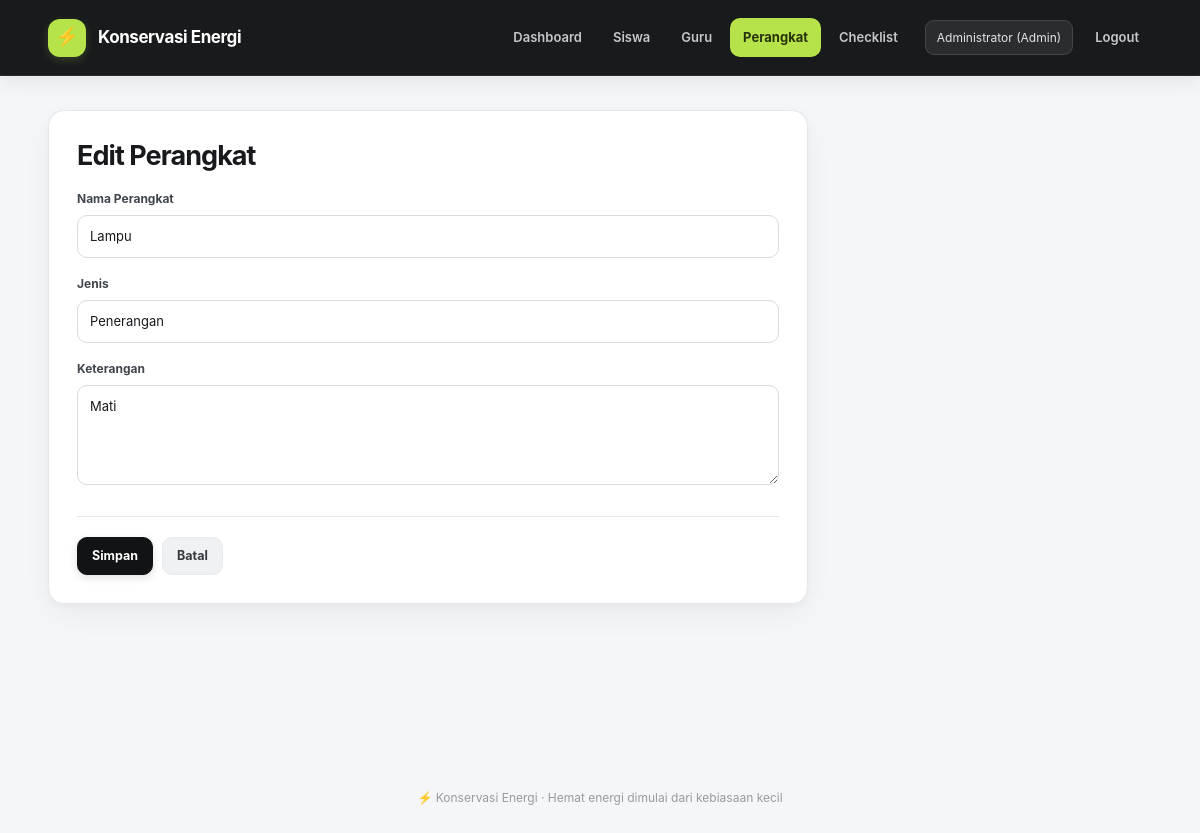
/perangkat_edit.php?id=1 (signed in), run on the app's committed database.
### tables this page shows
CREATE TABLE `perangkat` (
  `id_perangkat` int(11) NOT NULL,
  `nama_perangkat` varchar(100) NOT NULL,
  `jenis` varchar(50) NOT NULL,
  `keterangan` text NOT NULL
);

### auth.php (called while the page is built, shortened)
<?php
function e($s) { return htmlspecialchars((string)$s, ENT_QUOTES, 'UTF-8'); }
function can($perm) {
    static $map = [
        'siswa.view'       => ['Admin'],
        'siswa.add'        => ['Admin'],
        'siswa.edit'       => ['Admin'],
        'siswa.delete'     => ['Admin'],
        'guru.view'        => ['Admin'],
        'guru.add'         => ['Admin'],
        'guru.edit'        => ['Admin'],
        'guru.delete'      => ['Admin'],
        'perangkat.view'   => ['Admin'],
        'perangkat.add'    => ['Admin'],
        'perangkat.edit'   => ['Admin'],
        'perangkat.delete' => ['Admin'],
        'checklist.view'   => ['Admin', 'Guru', 'Siswa'],
        'checklist.add'    => ['Admin', 'Guru', 'Siswa'],
        'checklist.export' => ['Admin', 'Guru'],
        'checklist.delete' => ['Admin'],
    ];
    return in_array($_SESSION['level'] ?? '', $map[$perm] ?? [], true);
}
function require_can($perm) {
    if (can($perm)) return;
    include __DIR__ . '/includes/header.php';
    include __DIR__ . '/includes/footer.php';
    exit;
}

### perangkat_edit.php (the view, shortened to what this page needs)
<?php
require 'auth.php';
$id = (int)($_GET['id'] ?? 0);
$q = mysqli_prepare($conn, "SELECT * FROM perangkat WHERE id_perangkat=?");
mysqli_stmt_bind_param($q, "i", $id); mysqli_stmt_execute($q);
$r = mysqli_fetch_assoc(mysqli_stmt_get_result($q));
include 'includes/header.php';
?>
<div class="form-card"><h2>Edit Perangkat</h2>
<form method="post"><?= csrf_field() ?>
    <label>Nama Perangkat</label><input name="nama_perangkat" value="<?= e($r['nama_perangkat']) ?>" required>
    <label>Jenis</label><input name="jenis" value="<?= e($r['jenis']) ?>" required>
    <label>Keterangan</label><textarea name="keterangan" required><?= e($r['keterangan']) ?></textarea>
    <div class="actions"><button class="btn primary" name="simpan">Simpan</button><a class="btn secondary" href="perangkat.php">Batal</a></div>
</form></div>
<?php include 'includes/footer.php'; ?>

### assets/style.css (style rules this page uses)
:root { color-scheme:light;--ink:#17191c;--muted:#747982;--bg:#f5f6f7;--surface:#fff;--line:#e6e8eb;--line-strong:#d7dbe0;--black:#111315;--accent:#b7e34a;--accent-ink:#26320b;--green:#27845d;--green-soft:#e9f6ef;--red:#c94a55;--red-soft:#fff0f1;--radius:16px;--shadow:0 2px 8px rgba(17,19,21,.035),0 12px 30px rgba(17,19,21,.045);--shadow-hover:0 8px 24px rgba(17,19,21,.09) }
* { box-sizing:border-box }
html { -webkit-text-size-adjust:100%;scroll-behavior:smooth }
body { margin:0;min-height:100vh;color:var(--ink);background:var(--bg);font-family:Inter,ui-sans-serif,system-ui,-apple-system,BlinkMacSystemFont,"Segoe UI",sans-serif;font-size:14px;line-height:1.6;-webkit-font-smoothing:antialiased }
a { color:inherit;text-decoration:none }
button,input,select,textarea { font:inherit }
h1,h2,h3,h4 { color:var(--ink);letter-spacing:-.035em }
h2 { font-size:27px;line-height:1.25;font-weight:750;margin:0 0 7px }
button,.btn { display:inline-flex;align-items:center;justify-content:center;gap:7px;min-height:38px;padding:9px 14px;border:1px solid transparent;border-radius:10px;cursor:pointer;font-weight:680;font-size:12.5px;line-height:1.3;font-family:inherit;transition:background .18s ease,color .18s ease,border-color .18s ease,box-shadow .18s ease,transform .18s ease }
.btn.primary { background:var(--black);color:#fff;border-color:var(--black);box-shadow:0 3px 8px rgba(17,19,21,.12) }
.btn.secondary { background:#f0f1f2;color:#34383d;border-color:#e8e9eb }
label { display:block;text-align:left;font-weight:680;font-size:12px;margin:16px 0 7px;color:#41464d }
input,select,textarea { width:100%;min-height:42px;padding:10px 12px;border:1px solid var(--line-strong);border-radius:10px;background:#fff;color:var(--ink);font:inherit;font-size:13px;transition:border-color .18s ease,box-shadow .18s ease,background .18s ease }
textarea { min-height:100px;resize:vertical }
::placeholder { color:#a1a6ad }
.form-card { max-width:760px;margin-top:16px;padding:28px;background:var(--surface);border:1px solid var(--line);border-radius:var(--radius);box-shadow:var(--shadow) }
.form-card h2 { margin-bottom:8px }
.actions { display:flex;gap:9px;flex-wrap:wrap;margin-top:25px;padding-top:20px;border-top:1px solid var(--line) }

### data on the page
perangkat: nama_perangkat "Lampu", jenis "Penerangan", keterangan "Mati"

### other printed values
$_SESSION['nama'] "Administrator"
$_SESSION['level'] "Admin"
